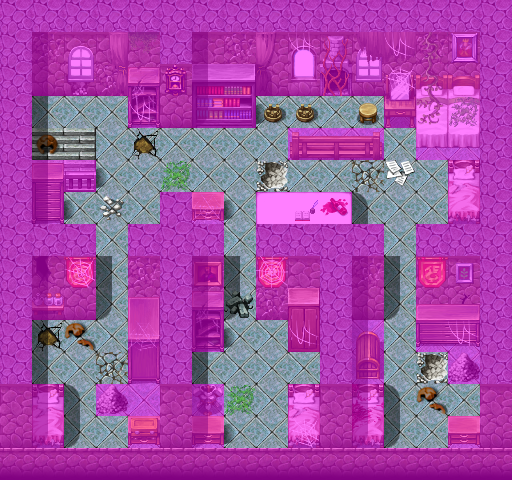

A 2D game scene composited from a Tiled map and its tileset images. What follows is a short description and the map's XML, with each tile layer's data collapsed to a summary:
An orthogonal 16x15 tile map with 32x32 px tiles, 4 tile layers (Ground, Objects, Above, Walkable), 60 tilesets and 7 objects (3x script, 2x spawn, mapchange, container).

<map version="1.0" tiledversion="1.0.2" orientation="orthogonal" renderorder="right-down" width="16" height="15" tilewidth="32" tileheight="32" nextobjectid="4">
 <tileset firstgid="1" name="map_bed_1" tilewidth="32" tileheight="32" tilecount="128" columns="16">
  <image source="../drawable/map_bed_1.png" width="512" height="256" />
 </tileset>
 <tileset firstgid="129" name="map_border_1" tilewidth="32" tileheight="32" tilecount="128" columns="16">
  <image source="../drawable/map_border_1.png" width="512" height="256" />
 </tileset>
 <tileset firstgid="257" name="map_bridge_1" tilewidth="32" tileheight="32" tilecount="128" columns="16">
  <image source="../drawable/map_bridge_1.png" width="512" height="256" />
 </tileset>
 <tileset firstgid="385" name="map_bridge_2" tilewidth="32" tileheight="32" tilecount="128" columns="16">
  <image source="../drawable/map_bridge_2.png" width="512" height="256" />
 </tileset>
 <tileset firstgid="513" name="map_broken_1" tilewidth="32" tileheight="32" tilecount="128" columns="16">
  <image source="../drawable/map_broken_1.png" width="512" height="256" />
 </tileset>
 <tileset firstgid="641" name="map_cavewall_1" tilewidth="32" tileheight="32" tilecount="108" columns="18">
  <image source="../drawable/map_cavewall_1.png" width="576" height="192" />
 </tileset>
 <tileset firstgid="749" name="map_cavewall_2" tilewidth="32" tileheight="32" tilecount="108" columns="18">
  <image source="../drawable/map_cavewall_2.png" width="576" height="192" />
 </tileset>
 <tileset firstgid="857" name="map_cavewall_3" tilewidth="32" tileheight="32" tilecount="108" columns="18">
  <image source="../drawable/map_cavewall_3.png" width="576" height="192" />
 </tileset>
 <tileset firstgid="965" name="map_cavewall_4" tilewidth="32" tileheight="32" tilecount="108" columns="18">
  <image source="../drawable/map_cavewall_4.png" width="576" height="192" />
 </tileset>
 <tileset firstgid="1073" name="map_chair_table_1" tilewidth="32" tileheight="32" tilecount="128" columns="16">
  <image source="../drawable/map_chair_table_1.png" width="512" height="256" />
 </tileset>
 <tileset firstgid="1201" name="map_chair_table_2" tilewidth="32" tileheight="32" tilecount="128" columns="16">
  <image source="../drawable/map_chair_table_2.png" width="512" height="256" />
 </tileset>
 <tileset firstgid="1329" name="map_crate_1" tilewidth="32" tileheight="32" tilecount="128" columns="16">
  <image source="../drawable/map_crate_1.png" width="512" height="256" />
 </tileset>
 <tileset firstgid="1457" name="map_cupboard_1" tilewidth="32" tileheight="32" tilecount="128" columns="16">
  <image source="../drawable/map_cupboard_1.png" width="512" height="256" />
 </tileset>
 <tileset firstgid="1585" name="map_curtain_1" tilewidth="32" tileheight="32" tilecount="128" columns="16">
  <image source="../drawable/map_curtain_1.png" width="512" height="256" />
 </tileset>
 <tileset firstgid="1713" name="map_entrance_1" tilewidth="32" tileheight="32" tilecount="128" columns="16">
  <image source="../drawable/map_entrance_1.png" width="512" height="256" />
 </tileset>
 <tileset firstgid="1841" name="map_entrance_2" tilewidth="32" tileheight="32" tilecount="128" columns="16">
  <image source="../drawable/map_entrance_2.png" width="512" height="256" />
 </tileset>
 <tileset firstgid="1969" name="map_fence_1" tilewidth="32" tileheight="32" tilecount="128" columns="16">
  <image source="../drawable/map_fence_1.png" width="512" height="256" />
 </tileset>
 <tileset firstgid="2097" name="map_fence_2" tilewidth="32" tileheight="32" tilecount="128" columns="16">
  <image source="../drawable/map_fence_2.png" width="512" height="256" />
 </tileset>
 <tileset firstgid="2225" name="map_fence_3" tilewidth="32" tileheight="32" tilecount="128" columns="16">
  <image source="../drawable/map_fence_3.png" width="512" height="256" />
 </tileset>
 <tileset firstgid="2353" name="map_fence_4" tilewidth="32" tileheight="32" tilecount="128" columns="16">
  <image source="../drawable/map_fence_4.png" width="512" height="256" />
 </tileset>
 <tileset firstgid="2481" name="map_ground_1" tilewidth="32" tileheight="32" tilecount="128" columns="16">
  <image source="../drawable/map_ground_1.png" width="512" height="256" />
 </tileset>
 <tileset firstgid="2609" name="map_ground_2" tilewidth="32" tileheight="32" tilecount="128" columns="16">
  <image source="../drawable/map_ground_2.png" width="512" height="256" />
 </tileset>
 <tileset firstgid="2737" name="map_ground_3" tilewidth="32" tileheight="32" tilecount="128" columns="16">
  <image source="../drawable/map_ground_3.png" width="512" height="256" />
 </tileset>
 <tileset firstgid="2865" name="map_ground_4" tilewidth="32" tileheight="32" tilecount="128" columns="16">
  <image source="../drawable/map_ground_4.png" width="512" height="256" />
 </tileset>
 <tileset firstgid="2993" name="map_ground_5" tilewidth="32" tileheight="32" tilecount="128" columns="16">
  <image source="../drawable/map_ground_5.png" width="512" height="256" />
 </tileset>
 <tileset firstgid="3121" name="map_ground_6" tilewidth="32" tileheight="32" tilecount="128" columns="16">
  <image source="../drawable/map_ground_6.png" width="512" height="256" />
 </tileset>
 <tileset firstgid="3249" name="map_ground_7" tilewidth="32" tileheight="32" tilecount="128" columns="16">
  <image source="../drawable/map_ground_7.png" width="512" height="256" />
 </tileset>
 <tileset firstgid="3377" name="map_ground_8" tilewidth="32" tileheight="32" tilecount="128" columns="16">
  <image source="../drawable/map_ground_8.png" width="512" height="256" />
 </tileset>
 <tileset firstgid="3505" name="map_house_1" tilewidth="32" tileheight="32" tilecount="128" columns="16">
  <image source="../drawable/map_house_1.png" width="512" height="256" />
 </tileset>
 <tileset firstgid="3633" name="map_house_2" tilewidth="32" tileheight="32" tilecount="128" columns="16">
  <image source="../drawable/map_house_2.png" width="512" height="256" />
 </tileset>
 <tileset firstgid="3761" name="map_indoor_1" tilewidth="32" tileheight="32" tilecount="128" columns="16">
  <image source="../drawable/map_indoor_1.png" width="512" height="256" />
 </tileset>
 <tileset firstgid="3889" name="map_indoor_2" tilewidth="32" tileheight="32" tilecount="128" columns="16">
  <image source="../drawable/map_indoor_2.png" width="512" height="256" />
 </tileset>
 <tileset firstgid="4017" name="map_kitchen_1" tilewidth="32" tileheight="32" tilecount="128" columns="16">
  <image source="../drawable/map_kitchen_1.png" width="512" height="256" />
 </tileset>
 <tileset firstgid="4145" name="map_outdoor_1" tilewidth="32" tileheight="32" tilecount="128" columns="16">
  <image source="../drawable/map_outdoor_1.png" width="512" height="256" />
 </tileset>
 <tileset firstgid="4273" name="map_pillar_1" tilewidth="32" tileheight="32" tilecount="128" columns="16">
  <image source="../drawable/map_pillar_1.png" width="512" height="256" />
 </tileset>
 <tileset firstgid="4401" name="map_pillar_2" tilewidth="32" tileheight="32" tilecount="128" columns="16">
  <image source="../drawable/map_pillar_2.png" width="512" height="256" />
 </tileset>
 <tileset firstgid="4529" name="map_plant_1" tilewidth="32" tileheight="32" tilecount="128" columns="16">
  <image source="../drawable/map_plant_1.png" width="512" height="256" />
 </tileset>
 <tileset firstgid="4657" name="map_plant_2" tilewidth="32" tileheight="32" tilecount="128" columns="16">
  <image source="../drawable/map_plant_2.png" width="512" height="256" />
 </tileset>
 <tileset firstgid="4785" name="map_rock_1" tilewidth="32" tileheight="32" tilecount="128" columns="16">
  <image source="../drawable/map_rock_1.png" width="512" height="256" />
 </tileset>
 <tileset firstgid="4913" name="map_rock_2" tilewidth="32" tileheight="32" tilecount="128" columns="16">
  <image source="../drawable/map_rock_2.png" width="512" height="256" />
 </tileset>
 <tileset firstgid="5041" name="map_roof_1" tilewidth="32" tileheight="32" tilecount="128" columns="16">
  <image source="../drawable/map_roof_1.png" width="512" height="256" />
 </tileset>
 <tileset firstgid="5169" name="map_roof_2" tilewidth="32" tileheight="32" tilecount="128" columns="16">
  <image source="../drawable/map_roof_2.png" width="512" height="256" />
 </tileset>
 <tileset firstgid="5297" name="map_roof_3" tilewidth="32" tileheight="32" tilecount="128" columns="16">
  <image source="../drawable/map_roof_3.png" width="512" height="256" />
 </tileset>
 <tileset firstgid="5425" name="map_shop_1" tilewidth="32" tileheight="32" tilecount="128" columns="16">
  <image source="../drawable/map_shop_1.png" width="512" height="256" />
 </tileset>
 <tileset firstgid="5553" name="map_sign_ladder_1" tilewidth="32" tileheight="32" tilecount="128" columns="16">
  <image source="../drawable/map_sign_ladder_1.png" width="512" height="256" />
 </tileset>
 <tileset firstgid="5681" name="map_table_1" tilewidth="32" tileheight="32" tilecount="128" columns="16">
  <image source="../drawable/map_table_1.png" width="512" height="256" />
 </tileset>
 <tileset firstgid="5809" name="map_trail_1" tilewidth="32" tileheight="32" tilecount="128" columns="16">
  <image source="../drawable/map_trail_1.png" width="512" height="256" />
 </tileset>
 <tileset firstgid="5937" name="map_transition_1" tilewidth="32" tileheight="32" tilecount="128" columns="16">
  <image source="../drawable/map_transition_1.png" width="512" height="256" />
 </tileset>
 <tileset firstgid="6065" name="map_transition_2" tilewidth="32" tileheight="32" tilecount="128" columns="16">
  <image source="../drawable/map_transition_2.png" width="512" height="256" />
 </tileset>
 <tileset firstgid="6193" name="map_transition_3" tilewidth="32" tileheight="32" tilecount="128" columns="16">
  <image source="../drawable/map_transition_3.png" width="512" height="256" />
 </tileset>
 <tileset firstgid="6321" name="map_transition_4" tilewidth="32" tileheight="32" tilecount="128" columns="16">
  <image source="../drawable/map_transition_4.png" width="512" height="256" />
 </tileset>
 <tileset firstgid="6449" name="map_transition_5" tilewidth="32" tileheight="32" tilecount="128" columns="16">
  <image source="../drawable/map_transition_5.png" width="512" height="256" />
 </tileset>
 <tileset firstgid="6577" name="map_tree_1" tilewidth="32" tileheight="32" tilecount="128" columns="16">
  <image source="../drawable/map_tree_1.png" width="512" height="256" />
 </tileset>
 <tileset firstgid="6705" name="map_tree_2" tilewidth="32" tileheight="32" tilecount="128" columns="16">
  <image source="../drawable/map_tree_2.png" width="512" height="256" />
 </tileset>
 <tileset firstgid="6833" name="map_wall_1" tilewidth="32" tileheight="32" tilecount="128" columns="16">
  <image source="../drawable/map_wall_1.png" width="512" height="256" />
 </tileset>
 <tileset firstgid="6961" name="map_wall_2" tilewidth="32" tileheight="32" tilecount="120" columns="15">
  <image source="../drawable/map_wall_2.png" width="480" height="256" />
 </tileset>
 <tileset firstgid="7081" name="map_wall_3" tilewidth="32" tileheight="32" tilecount="120" columns="15">
  <image source="../drawable/map_wall_3.png" width="480" height="256" />
 </tileset>
 <tileset firstgid="7201" name="map_wall_4" tilewidth="32" tileheight="32" tilecount="120" columns="15">
  <image source="../drawable/map_wall_4.png" width="480" height="256" />
 </tileset>
 <tileset firstgid="7321" name="map_window_1" tilewidth="32" tileheight="32" tilecount="128" columns="16">
  <image source="../drawable/map_window_1.png" width="512" height="256" />
 </tileset>
 <tileset firstgid="7449" name="map_window_2" tilewidth="32" tileheight="32" tilecount="128" columns="16">
  <image source="../drawable/map_window_2.png" width="512" height="256" />
 </tileset>
 <layer name="Ground" width="16" height="15">
  <data>[240 cells, 240 non-empty, 10 distinct tile ids]</data>
 </layer>
 <layer name="Objects" width="16" height="15">
  <data>[240 cells, 100 non-empty, 67 distinct tile ids]</data>
 </layer>
 <layer name="Above" width="16" height="15">
  <data>[240 cells, 63 non-empty, 19 distinct tile ids]</data>
 </layer>
 <layer name="Walkable" width="16" height="15">
  <data>[240 cells, 170 non-empty, 1 distinct tile ids]</data>
 </layer>
 <objectgroup name="Mapevents">
  <object id="1" name="down" type="mapchange" x="32" y="128" width="64" height="32">
   <properties>
    <property name="map" value="stoutford_castle0" />
    <property name="place" value="up" />
   </properties>
  </object>
  <object id="12" name="stn_gyra_m13_1" type="script" x="96" y="96" width="32" height="96" />
  <object id="6" name="stn_gyra_hlm1a" type="script" x="192" y="128" width="96" height="64" />
  <object id="7" name="stn_gyra_hlm1b" type="script" x="448" y="384" width="32" height="32" />
  <object id="3" name="mead" type="container" x="96" y="416" width="32" height="32" />
 </objectgroup>
 <objectgroup name="Spawn">
  <object id="2" name="erwyn_servant" type="spawn" x="32" y="96" width="448" height="352">
   <properties>
    <property name="quantity" type="int" value="2" />
   </properties>
  </object>
  <object id="3" name="stn_gyra1" type="spawn" x="32" y="128" width="64" height="32">
   <properties>
    <property name="active" value="false" />
    <property name="ignoreAreas" value="true" />
   </properties>
  </object>
 </objectgroup>
 <objectgroup name="Keys" />
 <objectgroup name="Replace" />
</map>
